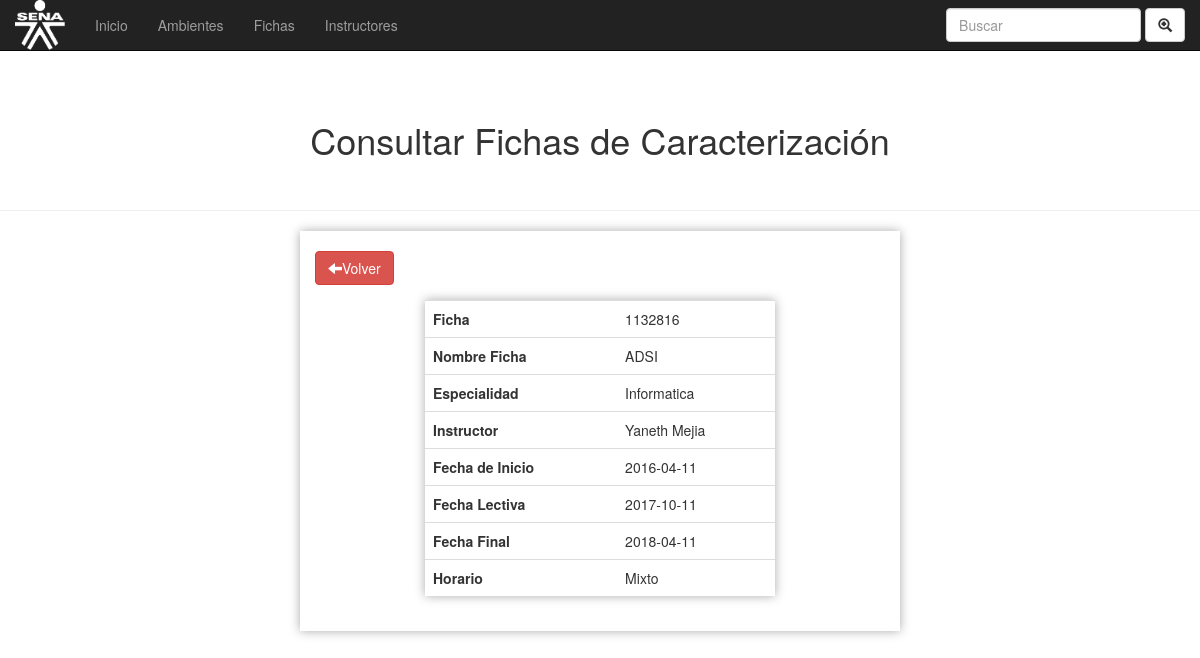
The page /fichas/consultar_ficha.php?id=1 on the database its author committed.
### tables this page shows
CREATE TABLE IF NOT EXISTS `fichas` (
`id` int(11) NOT NULL,
  `ficha` int(100) NOT NULL,
  `nombre` varchar(200) NOT NULL,
  `especialidad` varchar(100) NOT NULL,
  `instructor` varchar(100) NOT NULL,
  `fecha_inicio` date NOT NULL,
  `fecha_lectiva` date NOT NULL,
  `fecha_final` date NOT NULL,
  `horario` text NOT NULL
);

### fichas/consultar_ficha.php (the view, shortened to what this page needs)
<!DOCTYPE html>
<html lang="en">
<head>
	<link rel="stylesheet" href="css/bootstrap.min.css">
	<link rel="stylesheet" href="css/custom.css">
	<link rel="stylesheet" href="css/index.css">
</head>
<body>
	<?php
	if ($_GET) {
	 	$id = $_GET['id'];
	 	$conexion = mysqli_connect('localhost', 'root', '', 'programacion_trimestral');
	 	$insertar = mysqli_query($conexion, "SELECT * FROM fichas WHERE id=$id");
	 	$row = mysqli_fetch_array($insertar);
	 }
	 ?>
	 <nav class="navbar navbar-inverse navbar-fixed-top">
		  <div class="container-fluid">
		    <div class="navbar-header">
		      <a class="navbar-brand" href="#"><img  src="imgs/sena.png" class="img-rounded" width="100" height="100"></a>
		    </div>
		    <ul class="nav navbar-nav">
		      <li><a href="../index.php">Inicio</a></li>
		      <li><a href="../ambientes/ambientes.php">Ambientes</a></li>
		      <li><a href="#">Fichas</a></li>
		      <li><a href="../instructores/gestionarIns.php">Instructores</a></li>
		    </ul>
		    <form class="navbar-form navbar-right">
		      <div class="form-group">
		        <input type="text" class="form-control" placeholder="Buscar">
		      </div>
		      <button type="submit" class="btn btn-default"><i class="glyphicon glyphicon-zoom-in"></i></button>
		    </form>
		  </div>
		</nav>
		<br>
	<div class="container-fluid mov">
		<div class="row">
		<br>
			<h1 class="text-center">Consultar Fichas de Caracterización</h1>
			<br>
			<hr>
			<div class="col-md-6 col-md-offset-3 box">
				<div class="panel-default">
				<br>
					<a href="index_ficha.php" class="btn btn-danger"><i class="glyphicon glyphicon-arrow-left"></i>Volver</a>
					<div class="panel-body">
						<div class="row">
							<div class="col-md-8 col-md-offset-2">
								<table class="table table-hover box">
									<tr>
										<td><strong>Ficha</strong></td>
										<td><?php echo $row['ficha'] ?></td>
									</tr>
									<tr>
										<td><strong>Nombre Ficha</strong></td>
										<td><?php echo $row['nombre'] ?></td>
									</tr>
									<tr>
										<td><strong>Especialidad</strong></td>
										<td><?php echo $row['especialidad'] ?></td>
									</tr>
									<tr>
										<td><strong>Instructor</strong></td>
										<td><?php echo $row['instructor'] ?></td>
									</tr>
									<tr>
										<td><strong>Fecha de Inicio</strong></td>
										<td><?php echo $row['fecha_inicio'] ?></td>
									</tr>
									<tr>
										<td><strong>Fecha Lectiva</strong></td>
										<td><?php echo $row['fecha_lectiva'] ?></td>
									</tr>
									<tr>
										<td><strong>Fecha Final</strong></td>
										<td><?php echo $row['fecha_final']?></td>
									</tr>
									<tr>
										<td><strong>Horario</strong></td>
										<td><?php echo $row['horario'] ?></td>
									</tr>
								</table>
							</div>
						</div>
					</div>
				</div>
			</div>
		</div>
	</div>
</body>
</html>

### fichas/css/custom.css (style rules this page uses)
body { background-color: white; }
.box { box-shadow: 0px 0px 10px 0px #aaa !important; }

### fichas/css/index.css (style rules this page uses)
img { height: 50px; width: 50px; top: -15px; position: relative; }
div.mov { margin-top: 60px; }

### rows shown on the page
fichas: ficha "1132816", nombre "ADSI", especialidad "Informatica", instructor "Yaneth Mejia", fecha_inicio "2016-04-11", fecha_lectiva "2017-10-11", fecha_final "2018-04-11", horario "Mixto"
